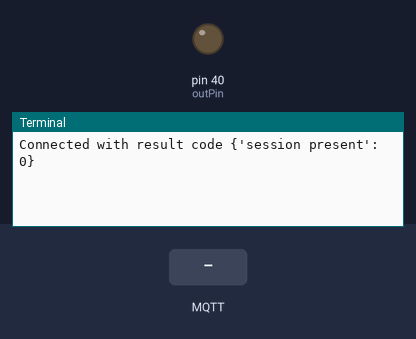
This program was run on a simulated Raspberry Pi (header pin numbers). On the bench: output pins drawn as LEDs (lit = HIGH), the last lines printed to the terminal. Inputs (shaded band) come from the test bench. No MQTT or app messages arrive unless stated.

Above: at 1.3 s.
1.4 s: MQTT message "high" arrives on the first subscribed topic
At 2.6 s:
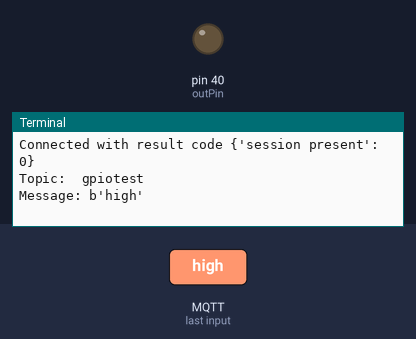
2.9 s: MQTT message "1" arrives on the first subscribed topic
At 3.8 s:
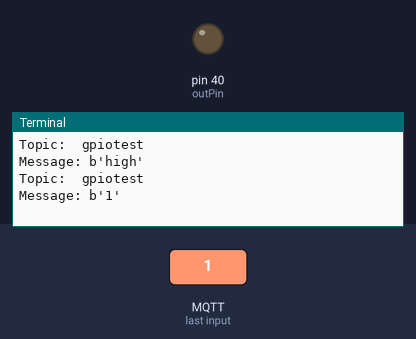
4.4 s: MQTT message "on" arrives on the first subscribed topic
At 5.0 s:
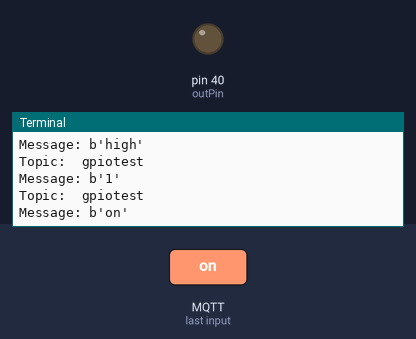

Measured:
- after the input at 1.4 s, the terminal: prints a new line at once (image 1)
- after the input at 2.9 s, the terminal: prints a new line at once (image 2)
- after the input at 4.4 s, the terminal: prints a new line at once (image 3)

The program:

mqtt_gpio.py
```python
# -*- coding: utf-8 -*-
import paho.mqtt.client as mqtt
import RPi.GPIO as GPIO

outPin= 40

GPIO.setmode(GPIO.BOARD)

GPIO.setup(outPin, GPIO.OUT)

# The callback for when the client receives a CONNACK response from the server.
def on_connect(client, userdata, rc):
	print("Connected with result code "+str(rc))
# Subscribing in on_connect() means that if we lose the connection and
# reconnect then subscriptions will be renewed.
	client.subscribe("gpiotest")

# The callback for when a PUBLISH message is received from the server.
def on_message(client, userdata, msg):
	print "Topic: ", msg.topic+'\nMessage: '+str(msg.payload)
	if str(msg.payload) == "high":
		GPIO.output(outPin, GPIO.HIGH)
	else:
		GPIO.output(outPin, GPIO.LOW)

client = mqtt.Client()
client.on_connect = on_connect
client.on_message = on_message

#client.username_pw_set("gsm_user","gsm_pass")
client.connect("iot.eclipse.org", 1883, 60)

# Blocking call that processes network traffic, dispatches callbacks and
# handles reconnecting.
# Other loop*() functions are available that give a threaded interface and a
# manual interface.
client.loop_forever()
```
